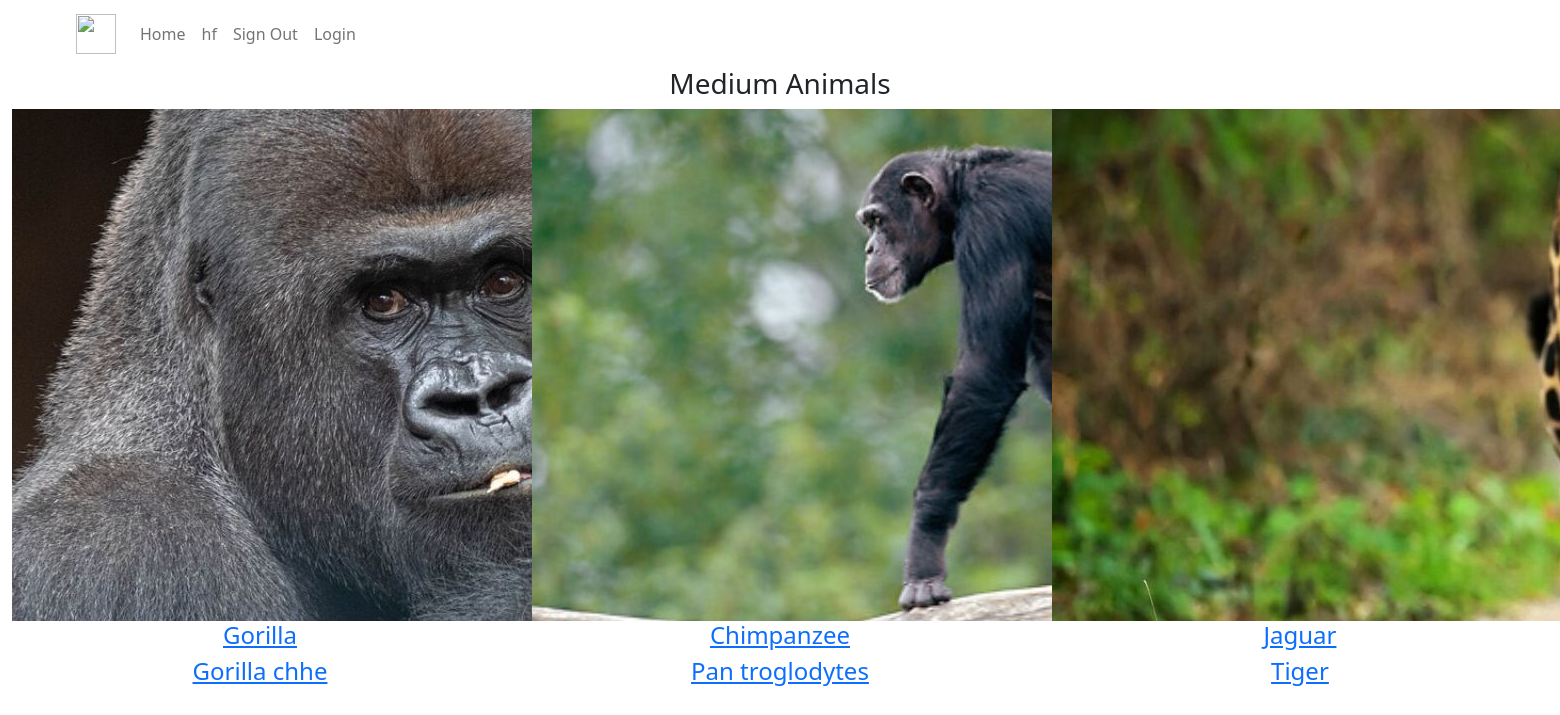
Screenshot of /medium.php with the database file from the repository.
### tables this page shows
CREATE TABLE `animals` (
  `animal_id` int(11) NOT NULL,
  `animal_name` varchar(30) NOT NULL,
  `come_from` varchar(30) NOT NULL,
  `picture` varchar(255) NOT NULL,
  `address` varchar(255) NOT NULL,
  `description` text DEFAULT NULL,
  `size` enum('big','medium','small') NOT NULL,
  `age` int(11) NOT NULL,
  `breed` varchar(30) NOT NULL,
  `available` int(15) NOT NULL
);

### medium.php (the view, shortened to what this page needs)
<?php
require_once 'components/db_connect.php';
$sql = "SELECT * FROM animals WHERE size = 'medium'";
$result = mysqli_query($connect, $sql);
$tbody="";
if(mysqli_num_rows($result)>0){
    while($row = mysqli_fetch_assoc($result)){
        $tbody .= "
        <div class='container col-4 nsl justify-content-center'>
          <div class='boox col-12 justify-content-center '>
                <a class='eddt' href='details.php?animal_id=".$row['animal_id']."'>
                  <img class='im-size' src='./pictures/" .$row['picture']."'>
                </a>
          </div>
          <div class='text-center nsl2'>
            <a class='eddt' href='details.php?animal_id=".$row['animal_id']."'>
              <h4>" .$row['animal_name']."</h4>
              <h4>" .$row['breed']."</h4>
            </a>
          </div>
        </div> ";
    };
}else {
    $tbody="
       <tr>
         <td> colspan='5' class='text-center'>Not Data </td>
        </tr>
    ";
}
?>
<!DOCTYPE html>
<html lang="en">
<head>
    <link rel="stylesheet" href="css/style.scss">
    <link href="https://cdn.jsdelivr.net/npm/bootstrap@5.1.3/dist/css/bootstrap.min.css" rel="stylesheet">
</head>
<body class="bbc">
  <?php require_once 'components/navigation.php' ?>
    <div id="items">
      <div class="row text-center dit justify-content-center">
        <div class="col-12">
          <h3 class="heading text-center">Medium Animals</h3>
        </div>
        <div class="col-12 row">
           <?php echo $tbody; ?>
        </div>
      </div>
    </div>
</body>
</html>

### rows the page displays
animals: picture (picture), animal_name "Gorilla", breed "Gorilla chhe"
animals: picture (picture), animal_name "Chimpanzee", breed "Pan troglodytes"
animals: picture (picture), animal_name "Jaguar", breed "Tiger"
